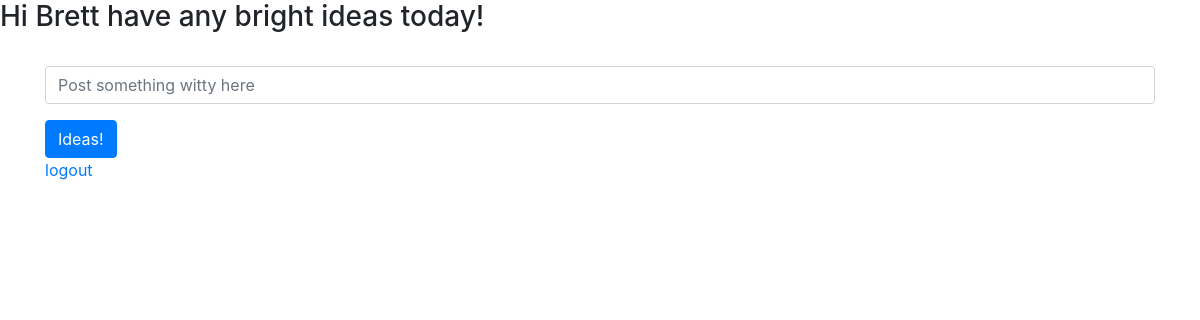
/bright_ideas (signed in), run on an earlier commit of the app's database.
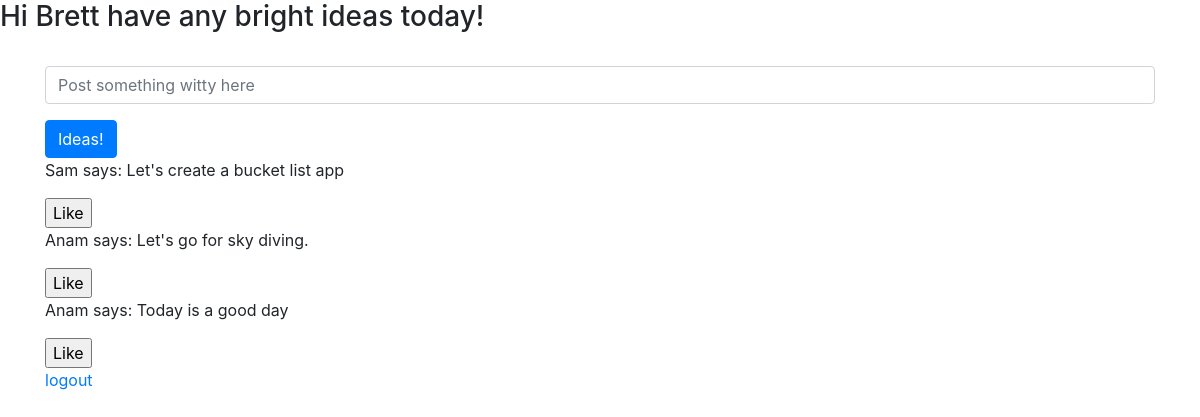
And on a later commit of the database.
### app.py (models this page shows, shortened)
class User(db.Model):
    __tablename__ = "users"
    id=db.Column(db.Integer, primary_key=True)
    first_name=db.Column(db.String(255))
    last_name=db.Column(db.String(255))
    email=db.Column(db.String(255))
    password_hash=db.Column(db.String(255))
    liked_posts=db.relationship("Post", secondary=likes_table)
    followers=db.relationship("User",
        secondary=followers_table,
        primaryjoin=id==followers_table.c.followed_id,
        secondaryjoin=id==followers_table.c.follower_id,
        backref="following")
    created_at=db.Column(db.DateTime, server_default=func.now())
    updated_at=db.Column(db.DateTime, server_default=func.now(),onupdate=func.now())

class Post(db.Model):
    __tablename__="posts"
    id=db.Column(db.Integer, primary_key=True)
    message=db.Column(db.String(255))
    author_id=db.Column(db.Integer,db.ForeignKey("users.id"))
    author=db.relationship("User", backref="posts", cascade="all")
    likers=db.relationship("User", secondary=likes_table)
    created_at=db.Column(db.DateTime, server_default=func.now())
    updated_at=db.Column(db.DateTime, server_default=func.now(),onupdate=func.now())

### app.py (the view)
@app.route("/bright_ideas")
def bright_ideas():
    if "user_logged_in" not in session:
        flash("Please Log In")
        return redirect("/")
    user_logged_in=User.query.get(session['user_logged_in']['id'])
    approved_users_ids = [user.id for user in user_logged_in.following] + [user_logged_in.id]
    all_posts=Post.query.all()
    return render_template("bright_ideas.html", posts=all_posts)

### templates/bright_ideas.html (shortened to what this page needs)
<!DOCTYPE html>
<html lang="en">
<head>
    <link rel="stylesheet" href="https://stackpath.bootstrapcdn.com/bootstrap/4.3.1/css/bootstrap.min.css">
</head>
<body>
    <h3>Hi {{session['user_logged_in']['first']}} have any bright ideas today!</h3>
    <div class="container">
        <form action="/add_post" method="POST">
            <div class="form-group">
                <input type="text" class="form-control" name="message" placeholder="Post something witty here">
            </div>
           <button type="submit" class="btn btn-primary">Ideas!</button>
            <br>
        </form>
        {% for post in posts %}
            <p>{{post.author.first_name}} says: {{post.message}}</p>
            <form action="/posts/{{post.id}}/like" method="POST">
                <input type="submit" value="Like">
        {% endfor %}
            </form>
    <a href="/logout">logout</a>
</body>
</html>

What changed in the data, as far as the page shows it:
added Post: author.first_name "Sam", message "Let's create a bucket list app"
added Post: author.first_name "Anam", message "Let's go for sky diving."
added Post: author.first_name "Anam", message "Today is a good day"
